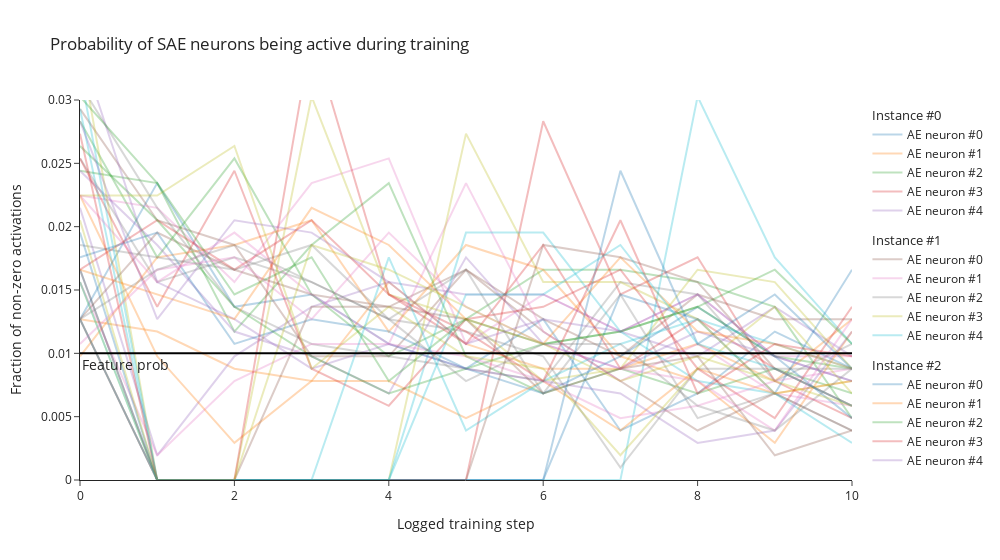

Write notebook code for a chart like this one.
### Code cell
"""Post resampling training, plot the fraction of active neurons (features) over training."""

frac_active_line_plot(
    frac_active=torch.stack(data_log["frac_active"], dim=0),
    feature_probability=0.01,
)

### Figure 1 — Plotly figure (JSON) as saved in the notebook; plotly's stock layout.template omitted (floating-point values rounded to 4 significant figures)
{"data": [{"legendgroup": "Instance #0", "legendgrouptitle": {"text": "Instance #0"}, "mode": "lines", "name": "AE neuron #0", "opacity": 0.3, "type": "scatter", "x": [0, 1, 2, 3, 4, 5, 6, 7, 8, 9, 10], "y": [0.0127, 0.02344, 0.01367, 0.01465, 0.01074, 0.008789, 0.0127, 0.003906, 0.006836, 0.01172, 0.008789]}, {"legendgroup": "Instance #0", "legendgrouptitle": {"text": "Instance #0"}, "mode": "lines", "name": "AE neuron #1", "opacity": 0.3, "type": "scatter", "x": [0, 1, 2, 3, 4, 5, 6, 7, 8, 9, 10], "y": [0.0127, 0.01172, 0.008789, 0.007812, 0.01562, 0.01074, 0.008789, 0.008789, 0.01074, 0.007812, 0.0127]}, {"legendgroup": "Instance #0", "legendgrouptitle": {"text": "Instance #0"}, "mode": "lines", "name": "AE neuron #2", "opacity": 0.3, "type": "scatter", "x": [0, 1, 2, 3, 4, 5, 6, 7, 8, 9, 10], "y": [0.02832, 0.01758, 0.02539, 0.01465, 0.009766, 0.0127, 0.0166, 0.0166, 0.01562, 0.01367, 0.004883]}, {"legendgroup": "Instance #0", "legendgrouptitle": {"text": "Instance #0"}, "mode": "lines", "name": "AE neuron #3", "opacity": 0.3, "type": "scatter", "x": [0, 1, 2, 3, 4, 5, 6, 7, 8, 9, 10], "y": [0.0127, 0, 0, 0, 0, 0, 0.02832, 0.01465, 0.01758, 0.007812, 0.004883]}, {"legendgroup": "Instance #0", "legendgrouptitle": {"text": "Instance #0"}, "mode": "lines", "name": "AE neuron #4", "opacity": 0.3, "type": "scatter", "x": [0, 1, 2, 3, 4, 5, 6, 7, 8, 9, 10], "y": [0.02148, 0.001953, 0.009766, 0.01367, 0.01562, 0.01465, 0.01465, 0.01172, 0.009766, 0.01367, 0.009766]}, {"legendgroup": "Instance #1", "legendgrouptitle": {"text": "Instance #1"}, "mode": "lines", "name": "AE neuron #0", "opacity": 0.3, "type": "scatter", "x": [0, 1, 2, 3, 4, 5, 6, 7, 8, 9, 10], "y": [0.0293, 0.02051, 0.01855, 0.009766, 0.009766, 0.0166, 0.0127, 0.009766, 0.01465, 0.0127, 0.0127]}, {"legendgroup": "Instance #1", "legendgrouptitle": {"text": "Instance #1"}, "mode": "lines", "name": "AE neuron #1", "opacity": 0.3, "type": "scatter", "x": [0, 1, 2, 3, 4, 5, 6, 7, 8, 9, 10], "y": [0.02246, 0.02148, 0.01562, 0.02344, 0.02539, 0.01074, 0.01465, 0.01172, 0.01465, 0.009766, 0.009766]}, {"legendgroup": "Instance #1", "legendgrouptitle": {"text": "Instance #1"}, "mode": "lines", "name": "AE neuron #2", "opacity": 0.3, "type": "scatter", "x": [0, 1, 2, 3, 4, 5, 6, 7, 8, 9, 10], "y": [0.03125, 0.02148, 0.01367, 0.01074, 0.009766, 0.008789, 0.007812, 0.01562, 0.01465, 0.007812, 0.01074]}, {"legendgroup": "Instance #1", "legendgrouptitle": {"text": "Instance #1"}, "mode": "lines", "name": "AE neuron #3", "opacity": 0.3, "type": "scatter", "x": [0, 1, 2, 3, 4, 5, 6, 7, 8, 9, 10], "y": [0.03418, 0, 0, 0.03027, 0.01465, 0.0127, 0.007812, 0.008789, 0.0166, 0.01562, 0.008789]}, {"legendgroup": "Instance #1", "legendgrouptitle": {"text": "Instance #1"}, "mode": "lines", "name": "AE neuron #4", "opacity": 0.3, "type": "scatter", "x": [0, 1, 2, 3, 4, 5, 6, 7, 8, 9, 10], "y": [0.0293, 0, 0, 0, 0, 0, 0, 0, 0.03027, 0.01758, 0.01074]}, {"legendgroup": "Instance #2", "legendgrouptitle": {"text": "Instance #2"}, "mode": "lines", "name": "AE neuron #0", "opacity": 0.3, "type": "scatter", "x": [0, 1, 2, 3, 4, 5, 6, 7, 8, 9, 10], "y": [0.0166, 0, 0, 0, 0, 0, 0, 0.01465, 0.0127, 0.006836, 0.0166]}, {"legendgroup": "Instance #2", "legendgrouptitle": {"text": "Instance #2"}, "mode": "lines", "name": "AE neuron #1", "opacity": 0.3, "type": "scatter", "x": [0, 1, 2, 3, 4, 5, 6, 7, 8, 9, 10], "y": [0.009766, 0.01758, 0.01855, 0.02051, 0.01172, 0.01855, 0.0166, 0.009766, 0.007812, 0.00293, 0.01172]}, {"legendgroup": "Instance #2", "legendgrouptitle": {"text": "Instance #2"}, "mode": "lines", "name": "AE neuron #2", "opacity": 0.3, "type": "scatter", "x": [0, 1, 2, 3, 4, 5, 6, 7, 8, 9, 10], "y": [0.02441, 0.02344, 0.01172, 0.01855, 0.02344, 0.009766, 0.006836, 0.008789, 0.006836, 0.008789, 0.006836]}, {"legendgroup": "Instance #2", "legendgrouptitle": {"text": "Instance #2"}, "mode": "lines", "name": "AE neuron #3", "opacity": 0.3, "type": "scatter", "x": [0, 1, 2, 3, 4, 5, 6, 7, 8, 9, 10], "y": [0.0166, 0.02051, 0.0166, 0.02051, 0.01465, 0.01074, 0.01855, 0.008789, 0.0127, 0.008789, 0.005859]}, {"legendgroup": "Instance #2", "legendgrouptitle": {"text": "Instance #2"}, "mode": "lines", "name": "AE neuron #4", "opacity": 0.3, "type": "scatter", "x": [0, 1, 2, 3, 4, 5, 6, 7, 8, 9, 10], "y": [0.02441, 0.01855, 0.01172, 0.009766, 0.006836, 0.01758, 0.01074, 0.008789, 0.01172, 0.009766, 0.007812]}, {"legendgroup": "Instance #3", "legendgrouptitle": {"text": "Instance #3"}, "mode": "lines", "name": "AE neuron #0", "opacity": 0.3, "type": "scatter", "x": [0, 1, 2, 3, 4, 5, 6, 7, 8, 9, 10], "y": [0.0127, 0.01953, 0.0166, 0.01465, 0.01367, 0.0166, 0.01172, 0.007812, 0.003906, 0.006836, 0.003906]}, {"legendgroup": "Instance #3", "legendgrouptitle": {"text": "Instance #3"}, "mode": "lines", "name": "AE neuron #1", "opacity": 0.3, "type": "scatter", "x": [0, 1, 2, 3, 4, 5, 6, 7, 8, 9, 10], "y": [0.01562, 0.001953, 0.007812, 0.01074, 0.01074, 0.02344, 0.01172, 0.007812, 0.01074, 0.006836, 0.005859]}, {"legendgroup": "Instance #3", "legendgrouptitle": {"text": "Instance #3"}, "mode": "lines", "name": "AE neuron #2", "opacity": 0.3, "type": "scatter", "x": [0, 1, 2, 3, 4, 5, 6, 7, 8, 9, 10], "y": [0.02539, 0.01562, 0.01758, 0.01562, 0.0127, 0.0166, 0.006836, 0.01465, 0.004883, 0.006836, 0.003906]}, {"legendgroup": "Instance #3", "legendgrouptitle": {"text": "Instance #3"}, "mode": "lines", "name": "AE neuron #3", "opacity": 0.3, "type": "scatter", "x": [0, 1, 2, 3, 4, 5, 6, 7, 8, 9, 10], "y": [0.01562, 0, 0, 0, 0, 0.02734, 0.01562, 0.01562, 0.0127, 0.006836, 0.007812]}, {"legendgroup": "Instance #3", "legendgrouptitle": {"text": "Instance #3"}, "mode": "lines", "name": "AE neuron #4", "opacity": 0.3, "type": "scatter", "x": [0, 1, 2, 3, 4, 5, 6, 7, 8, 9, 10], "y": [0.01562, 0, 0, 0, 0, 0.01953, 0.01953, 0.01172, 0.007812, 0.006836, 0.00293]}, {"legendgroup": "Instance #4", "legendgrouptitle": {"text": "Instance #4"}, "mode": "lines", "name": "AE neuron #0", "opacity": 0.3, "type": "scatter", "x": [0, 1, 2, 3, 4, 5, 6, 7, 8, 9, 10], "y": [0.01758, 0.01953, 0.01074, 0.0127, 0.01172, 0.008789, 0.006836, 0.009766, 0.01367, 0.009766, 0.004883]}, {"legendgroup": "Instance #4", "legendgrouptitle": {"text": "Instance #4"}, "mode": "lines", "name": "AE neuron #1", "opacity": 0.3, "type": "scatter", "x": [0, 1, 2, 3, 4, 5, 6, 7, 8, 9, 10], "y": [0.02246, 0.009766, 0.00293, 0.007812, 0.007812, 0.004883, 0.007812, 0.003906, 0.008789, 0.006836, 0.007812]}, {"legendgroup": "Instance #4", "legendgrouptitle": {"text": "Instance #4"}, "mode": "lines", "name": "AE neuron #2", "opacity": 0.3, "type": "scatter", "x": [0, 1, 2, 3, 4, 5, 6, 7, 8, 9, 10], "y": [0.02637, 0.02051, 0.01367, 0.009766, 0.006836, 0.008789, 0.01074, 0.01172, 0.01367, 0.009766, 0.008789]}, {"legendgroup": "Instance #4", "legendgrouptitle": {"text": "Instance #4"}, "mode": "lines", "name": "AE neuron #3", "opacity": 0.3, "type": "scatter", "x": [0, 1, 2, 3, 4, 5, 6, 7, 8, 9, 10], "y": [0.02539, 0.01367, 0.02441, 0.008789, 0.005859, 0.0127, 0.01367, 0.0166, 0.008789, 0.004883, 0.01367]}, {"legendgroup": "Instance #4", "legendgrouptitle": {"text": "Instance #4"}, "mode": "lines", "name": "AE neuron #4", "opacity": 0.3, "type": "scatter", "x": [0, 1, 2, 3, 4, 5, 6, 7, 8, 9, 10], "y": [0.03418, 0.01562, 0.0127, 0.008789, 0.01074, 0.008789, 0.007812, 0.006836, 0.00293, 0.003906, 0.01172]}, {"legendgroup": "Instance #5", "legendgrouptitle": {"text": "Instance #5"}, "mode": "lines", "name": "AE neuron #0", "opacity": 0.3, "type": "scatter", "x": [0, 1, 2, 3, 4, 5, 6, 7, 8, 9, 10], "y": [0.0166, 0, 0, 0.01367, 0.01367, 0.0127, 0.006836, 0.008789, 0.009766, 0.001953, 0.003906]}, {"legendgroup": "Instance #5", "legendgrouptitle": {"text": "Instance #5"}, "mode": "lines", "name": "AE neuron #1", "opacity": 0.3, "type": "scatter", "x": [0, 1, 2, 3, 4, 5, 6, 7, 8, 9, 10], "y": [0.02246, 0.01562, 0.01953, 0.01465, 0.01074, 0.009766, 0.007812, 0.004883, 0.005859, 0.007812, 0.008789]}, {"legendgroup": "Instance #5", "legendgrouptitle": {"text": "Instance #5"}, "mode": "lines", "name": "AE neuron #2", "opacity": 0.3, "type": "scatter", "x": [0, 1, 2, 3, 4, 5, 6, 7, 8, 9, 10], "y": [0.01855, 0.01758, 0.0166, 0.01855, 0.0127, 0.01172, 0.009766, 0.0009766, 0.008789, 0.008789, 0.008789]}, {"legendgroup": "Instance #5", "legendgrouptitle": {"text": "Instance #5"}, "mode": "lines", "name": "AE neuron #3", "opacity": 0.3, "type": "scatter", "x": [0, 1, 2, 3, 4, 5, 6, 7, 8, 9, 10], "y": [0.02246, 0.02246, 0.02637, 0.008789, 0.01367, 0.009766, 0.008789, 0.001953, 0.008789, 0.01367, 0.006836]}, {"legendgroup": "Instance #5", "legendgrouptitle": {"text": "Instance #5"}, "mode": "lines", "name": "AE neuron #4", "opacity": 0.3, "type": "scatter", "x": [0, 1, 2, 3, 4, 5, 6, 7, 8, 9, 10], "y": [0.03223, 0, 0, 0, 0.01758, 0.003906, 0.007812, 0.01074, 0.0127, 0.01074, 0.008789]}, {"legendgroup": "Instance #6", "legendgrouptitle": {"text": "Instance #6"}, "mode": "lines", "name": "AE neuron #0", "opacity": 0.3, "type": "scatter", "x": [0, 1, 2, 3, 4, 5, 6, 7, 8, 9, 10], "y": [0.01953, 0, 0, 0, 0, 0, 0, 0.02441, 0.01074, 0.01465, 0.008789]}, {"legendgroup": "Instance #6", "legendgrouptitle": {"text": "Instance #6"}, "mode": "lines", "name": "AE neuron #1", "opacity": 0.3, "type": "scatter", "x": [0, 1, 2, 3, 4, 5, 6, 7, 8, 9, 10], "y": [0.0166, 0.01465, 0.0127, 0.02148, 0.01855, 0.0127, 0.01074, 0.01758, 0.01172, 0.01074, 0.008789]}, {"legendgroup": "Instance #6", "legendgrouptitle": {"text": "Instance #6"}, "mode": "lines", "name": "AE neuron #2", "opacity": 0.3, "type": "scatter", "x": [0, 1, 2, 3, 4, 5, 6, 7, 8, 9, 10], "y": [0.03027, 0.02344, 0.01465, 0.01758, 0.007812, 0.0127, 0.01074, 0.01172, 0.01367, 0.0166, 0.01074]}, {"legendgroup": "Instance #6", "legendgrouptitle": {"text": "Instance #6"}, "mode": "lines", "name": "AE neuron #3", "opacity": 0.3, "type": "scatter", "x": [0, 1, 2, 3, 4, 5, 6, 7, 8, 9, 10], "y": [0.02734, 0, 0, 0.03516, 0.01465, 0.01172, 0.007812, 0.02051, 0.006836, 0.01074, 0.009766]}, {"legendgroup": "Instance #6", "legendgrouptitle": {"text": "Instance #6"}, "mode": "lines", "name": "AE neuron #4", "opacity": 0.3, "type": "scatter", "x": [0, 1, 2, 3, 4, 5, 6, 7, 8, 9, 10], "y": [0.02832, 0.0127, 0.02051, 0.01953, 0.01562, 0.01074, 0.0127, 0.01172, 0.01465, 0.009766, 0.007812]}, {"legendgroup": "Instance #7", "legendgrouptitle": {"text": "Instance #7"}, "mode": "lines", "name": "AE neuron #0", "opacity": 0.3, "type": "scatter", "x": [0, 1, 2, 3, 4, 5, 6, 7, 8, 9, 10], "y": [0.0127, 0, 0, 0, 0, 0, 0.01855, 0.01758, 0.01562, 0.008789, 0.005859]}, {"legendgroup": "Instance #7", "legendgrouptitle": {"text": "Instance #7"}, "mode": "lines", "name": "AE neuron #1", "opacity": 0.3, "type": "scatter", "x": [0, 1, 2, 3, 4, 5, 6, 7, 8, 9, 10], "y": [0.01074, 0.0166, 0.01758, 0.0127, 0.01953, 0.01367, 0.01074, 0.008789, 0.007812, 0.003906, 0.0127]}, {"legendgroup": "Instance #7", "legendgrouptitle": {"text": "Instance #7"}, "mode": "lines", "name": "AE neuron #2", "opacity": 0.3, "type": "scatter", "x": [0, 1, 2, 3, 4, 5, 6, 7, 8, 9, 10], "y": [0.0127, 0.0166, 0.01855, 0.01562, 0.0127, 0.007812, 0.01074, 0.01074, 0.005859, 0.003906, 0.008789]}, {"legendgroup": "Instance #7", "legendgrouptitle": {"text": "Instance #7"}, "mode": "lines", "name": "AE neuron #3", "opacity": 0.3, "type": "scatter", "x": [0, 1, 2, 3, 4, 5, 6, 7, 8, 9, 10], "y": [0.02051, 0, 0, 0.01855, 0.0166, 0.01367, 0.01074, 0.007812, 0.009766, 0.007812, 0.005859]}, {"legendgroup": "Instance #7", "legendgrouptitle": {"text": "Instance #7"}, "mode": "lines", "name": "AE neuron #4", "opacity": 0.3, "type": "scatter", "x": [0, 1, 2, 3, 4, 5, 6, 7, 8, 9, 10], "y": [0.0127, 0, 0, 0, 0, 0.01465, 0.01465, 0.01855, 0.01074, 0.008789, 0.005859]}], "layout": {"annotations": [{"font": {"size": 14}, "showarrow": false, "text": "Feature prob", "x": 0, "xanchor": "left", "xref": "x domain", "y": 0.01, "yanchor": "top", "yref": "y"}], "shapes": [{"line": {"color": "black", "width": 2}, "opacity": 1, "type": "line", "x0": 0, "x1": 1, "xref": "x domain", "y0": 0.01, "y1": 0.01, "yref": "y"}], "title": {"text": "Probability of SAE neurons being active during training"}, "width": 1000, "xaxis": {"title": {"text": "Logged training step"}}, "yaxis": {"range": [0, 0.03], "title": {"text": "Fraction of non-zero activations"}}}}
